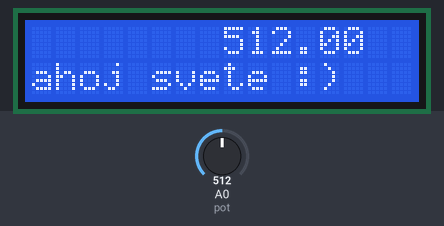
Simulated run of this sketch. Board: Arduino Uno, built with avr-gcc and run on an emulated ATmega328P. On the bench: 16×2 character LCD. Inputs (shaded band) come from the test bench; at power-on: A0 (pot) = 512. What the sketch prints to the serial monitor is not drawn.

Above: at 1.2 s.
1.3 s: A0 (pot) set to 716
At 2.5 s:
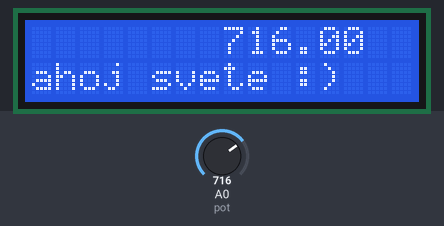
2.8 s: A0 (pot) set to 900
At 3.9 s:
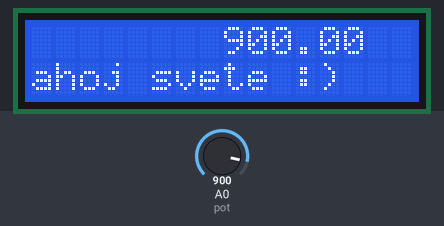
4.3 s: A0 (pot) set to 1023
At 5.2 s:
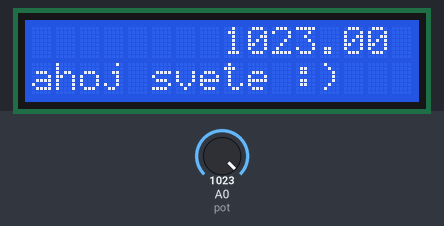
Timing chart, 0 to 7.3 s (numbered marks = the images above; inputs shaded):
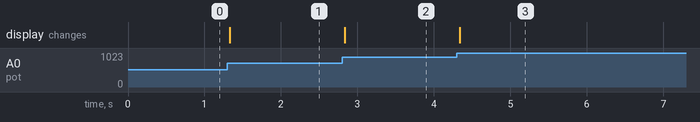

The sketch:

test.ino
```cpp
#include <LiquidCrystal_I2C.h>
#include <Wire.h>

LiquidCrystal_I2C lcd(0x3F, 16, 2);

byte pot = A0;

float potHod;

void setup() {
  pinMode(pot, INPUT);
  lcd.begin();
  lcd.backlight();
  Serial.begin(9600);
}

void loop() {
  potHod = analogRead(pot);
  Serial.println(potHod);
  lcd.setCursor(8, 0);
   // lcd.clear();

  lcd.print(potHod);
  lcd.setCursor(0, 1);
  lcd.print("ahoj svete :)");
  }
```

Measured:
- after the input at 1.3 s, the display: changes at once (image 1)
- after the input at 2.8 s, the display: changes at once (image 2)
- after the input at 4.3 s, the display: changes at once (image 3)
